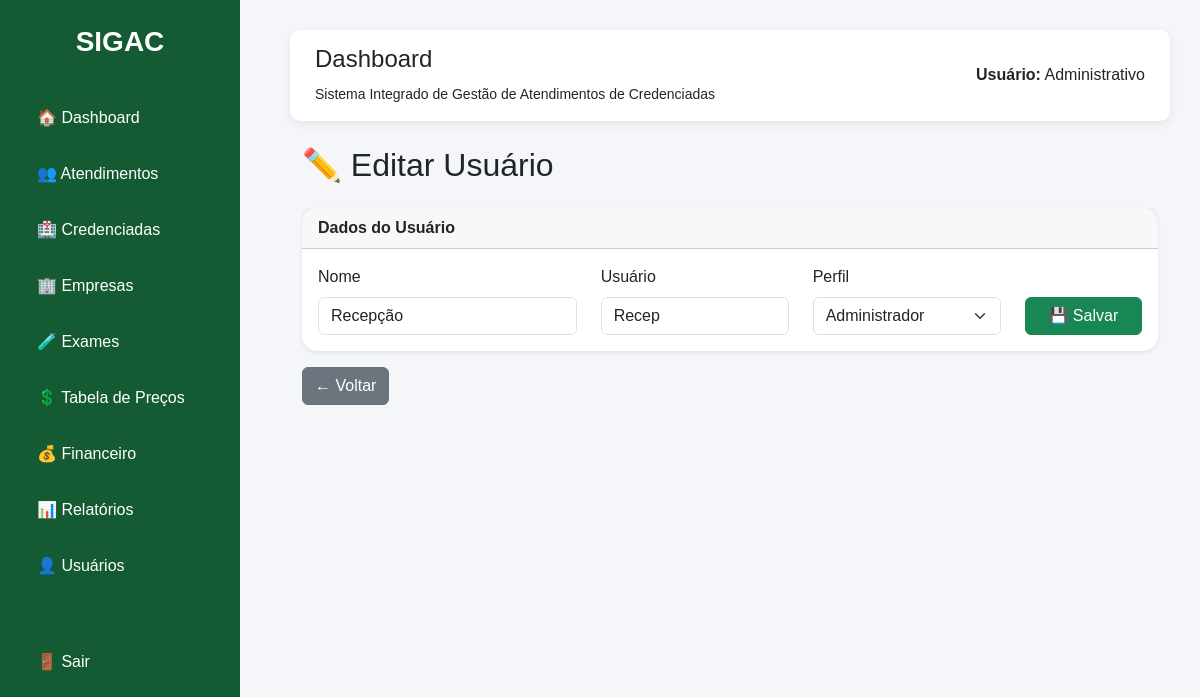
Page /editar_usuario/1 on the committed database.
### tables this page shows
CREATE TABLE usuarios(

        id INTEGER PRIMARY KEY AUTOINCREMENT,

        nome TEXT NOT NULL,

        usuario TEXT NOT NULL UNIQUE,

        senha TEXT NOT NULL,

        perfil TEXT NOT NULL,

        ativo INTEGER DEFAULT 1

    );

### routes/usuarios.py (the view, shortened to what this page needs)
    @app.route("/editar_usuario/<int:id>", methods=["GET", "POST"])
    def editar_usuario(id):
        conexao = conectar()
        cursor = conexao.cursor()
        cursor.execute("""
            SELECT *
            FROM usuarios
            WHERE id = ?
        """, (id,))
        usuario = cursor.fetchone()
        conexao.close()
        return render_template(
            "editar_usuario.html",
            usuario=usuario
        )

### database/database.py (called while the page is built)
def conectar():
    conexao = sqlite3.connect("sigac.db")
    conexao.row_factory = sqlite3.Row
    return conexao

### templates/editar_usuario.html (shortened to what this page needs)
{% extends "base.html" %}
{% block conteudo %}
<div class="container-fluid">
    <h2 class="mb-4">
        ✏️ Editar Usuário
    </h2>
    <div class="card shadow-sm">
        <div class="card-header">
            <strong>Dados do Usuário</strong>
        </div>
        <div class="card-body">
            <form method="POST">
                <div class="row">
                    <div class="col-md-4">
                        <label class="form-label">
                            Nome
                        </label>
                        <input
                            type="text"
                            name="nome"
                            class="form-control"
                            value="{{ usuario.nome }}"
                            required>
                    </div>
                    <div class="col-md-3">
                        <label class="form-label">
                            Usuário
                        </label>
                        <input
                            type="text"
                            name="usuario"
                            class="form-control"
                            value="{{ usuario.usuario }}"
                            required>
                    </div>
                    <div class="col-md-3">
                        <label class="form-label">
                            Perfil
                        </label>
                        <select
                            name="perfil"
                            class="form-select">
                            <option
                                value="Administrador"
                                {% if usuario.perfil=="Administrador" %}selected{% endif %}>
                                Administrador
                            </option>
                        </select>
                    </div>
                    <div class="col-md-2 d-grid">
                        <label class="form-label">
                        </label>
                        <button class="btn btn-success">
                            💾 Salvar
                        </button>
                    </div>
                </div>
            </form>
        </div>
    </div>
    <a
        href="/usuarios"
        class="btn btn-secondary mt-3">
        ← Voltar
    </a>
</div>
{% endblock %}

### templates/base.html (style rules this page uses)
body { background:#f4f6f9; font-family:Arial, Helvetica, sans-serif; }
.card { border:none; border-radius:15px; }

### rows in the picture
usuarios: nome "Recepção", usuario "Recep", perfil "Administrador"
